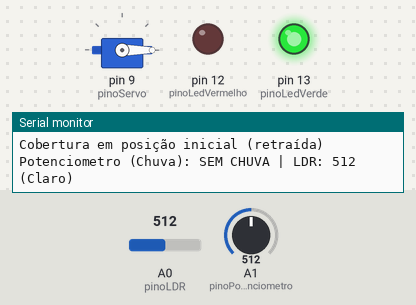
A sketch run on a simulated Arduino Uno, built with avr-gcc and run on an emulated ATmega328P. On the bench: servo, output pins drawn as LEDs (lit = HIGH), the last lines printed to the serial monitor. Inputs (shaded band) come from the test bench; at power-on: A0 (pinoLDR) = 512, A1 (pinoPotenciometro) = 512.

Above: at 2.2 s.
2.3 s: A0 (pinoLDR) set to 312
5.0 s: A0 (pinoLDR) set to 281
At 6.9 s:
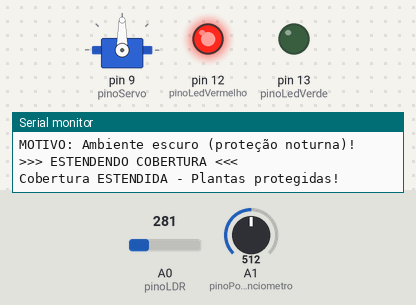
8.5 s: A0 (pinoLDR) set to 306
At 10.99 s:
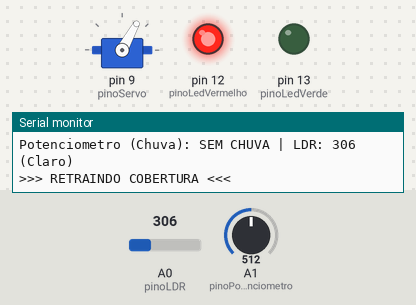
13.3 s: A1 (pinoPotenciometro) set to 312
16.0 s: A1 (pinoPotenciometro) set to 285
At 18.41 s:
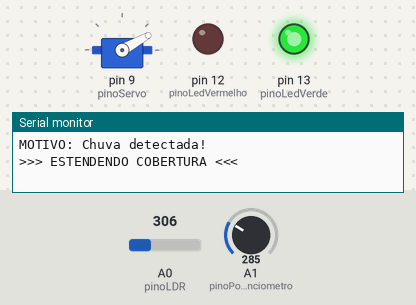
19.5 s: A1 (pinoPotenciometro) set to 306
At 22.1 s:
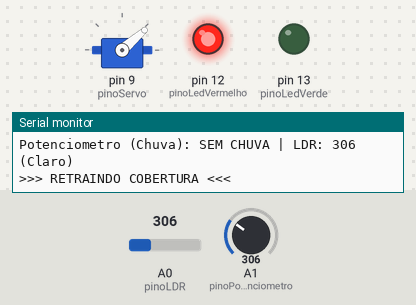
Timing chart, 0 to 24.2 s (numbered marks = the images above; inputs shaded):
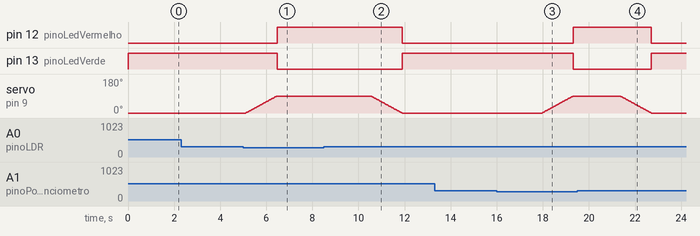

The sketch:

sistema_cobertura_inteligente.ino
```cpp
#include <Servo.h>

const int pinoServo = 9;
const int pinoPotenciometro = A1;
const int pinoLDR = A0;
const int pinoLedVerde = 13;
const int pinoLedVermelho = 12;

Servo servoCobertura;

int posicaoAberta = 0;
int posicaoFechada = 90;
int valorLDR = 0;
int valorPotenciometro = 0;
bool coberturaEstendida = false;

int limiteEscuridao = 300;
int limiteChuva = 300;

void setup() {
  Serial.begin(9600);
  servoCobertura.attach(pinoServo);
  pinMode(pinoPotenciometro, INPUT);
  pinMode(pinoLDR, INPUT);
  pinMode(pinoLedVerde, OUTPUT);
  pinMode(pinoLedVermelho, OUTPUT);

  servoCobertura.write(posicaoAberta);
  digitalWrite(pinoLedVerde, HIGH);
  digitalWrite(pinoLedVermelho, LOW);

  Serial.println("Sistema de Cobertura Inteligente Iniciado!");
  Serial.println("Cobertura em posição inicial (retraída)");
  delay(1000);
}

void loop() {
  valorPotenciometro = analogRead(pinoPotenciometro);
  valorLDR = analogRead(pinoLDR);

  Serial.print("Potenciometro (Chuva): ");
  Serial.print(valorPotenciometro < limiteChuva ? "CHUVA DETECTADA" : "SEM CHUVA");
  Serial.print(" | LDR: ");
  Serial.print(valorLDR);
  Serial.print(valorLDR < limiteEscuridao ? " (Escuro)" : " (Claro)");
  Serial.println();

  bool deveEstender = false;

  if (valorPotenciometro < limiteChuva) {
    deveEstender = true;
    Serial.println("MOTIVO: Chuva detectada!");
  }
  else if (valorLDR < limiteEscuridao) {
    deveEstender = true;
    Serial.println("MOTIVO: Ambiente escuro (proteção noturna)!");
  }

  if (deveEstender && !coberturaEstendida) {
    estenderCobertura();
  }
  else if (!deveEstender && coberturaEstendida) {
    retrairCobertura();
  }

  delay(2000);
}

void estenderCobertura() {
  Serial.println(">>> ESTENDENDO COBERTURA <<<");
  for (int pos = posicaoAberta; pos <= posicaoFechada; pos++) {
    servoCobertura.write(pos);
    delay(15);
  }
  coberturaEstendida = true;
  digitalWrite(pinoLedVerde, LOW);
  digitalWrite(pinoLedVermelho, HIGH);
  Serial.println("Cobertura ESTENDIDA - Plantas protegidas!");
}

void retrairCobertura() {
  Serial.println(">>> RETRAINDO COBERTURA <<<");
  for (int pos = posicaoFechada; pos >= posicaoAberta; pos--) {
    servoCobertura.write(pos);
    delay(15);
  }
  coberturaEstendida = false;
  digitalWrite(pinoLedVerde, HIGH);
  digitalWrite(pinoLedVermelho, LOW);
  Serial.println("Cobertura RETRAÍDA - Plantas recebendo luz natural!");
} 
```

Measured:
- the behaviour switches between 300 and 299 on A0 (pinoLDR) (found by bisection; images 0 and 1)
- the behaviour switches between 300 and 299 on A1 (pinoPotenciometro) (found by bisection; images 2 and 3)
- after the input at 5.0 s, pin 12 (pinoLedVermelho): LOW → HIGH after 1.5 s; pin 13 (pinoLedVerde): HIGH → LOW after 1.5 s; servo on pin 9 (pinoServo): moves from 0° to 90° over 1.4 s, starting after 0.11 s
- after the input at 8.5 s, pin 12 (pinoLedVermelho): HIGH → LOW after 3.4 s; pin 13 (pinoLedVerde): LOW → HIGH after 3.4 s; servo on pin 9 (pinoServo): moves from 90° to 0° over 1.4 s, starting after 2.0 s
- after the input at 16.0 s, pin 12 (pinoLedVermelho): LOW → HIGH after 3.3 s; pin 13 (pinoLedVerde): HIGH → LOW after 3.3 s; servo on pin 9 (pinoServo): moves from 0° to 90° over 1.4 s, starting after 2.0 s
- after the input at 19.5 s, pin 12 (pinoLedVermelho): HIGH → LOW after 3.2 s; pin 13 (pinoLedVerde): LOW → HIGH after 3.2 s; servo on pin 9 (pinoServo): moves from 90° to 0° over 1.4 s, starting after 1.9 s
